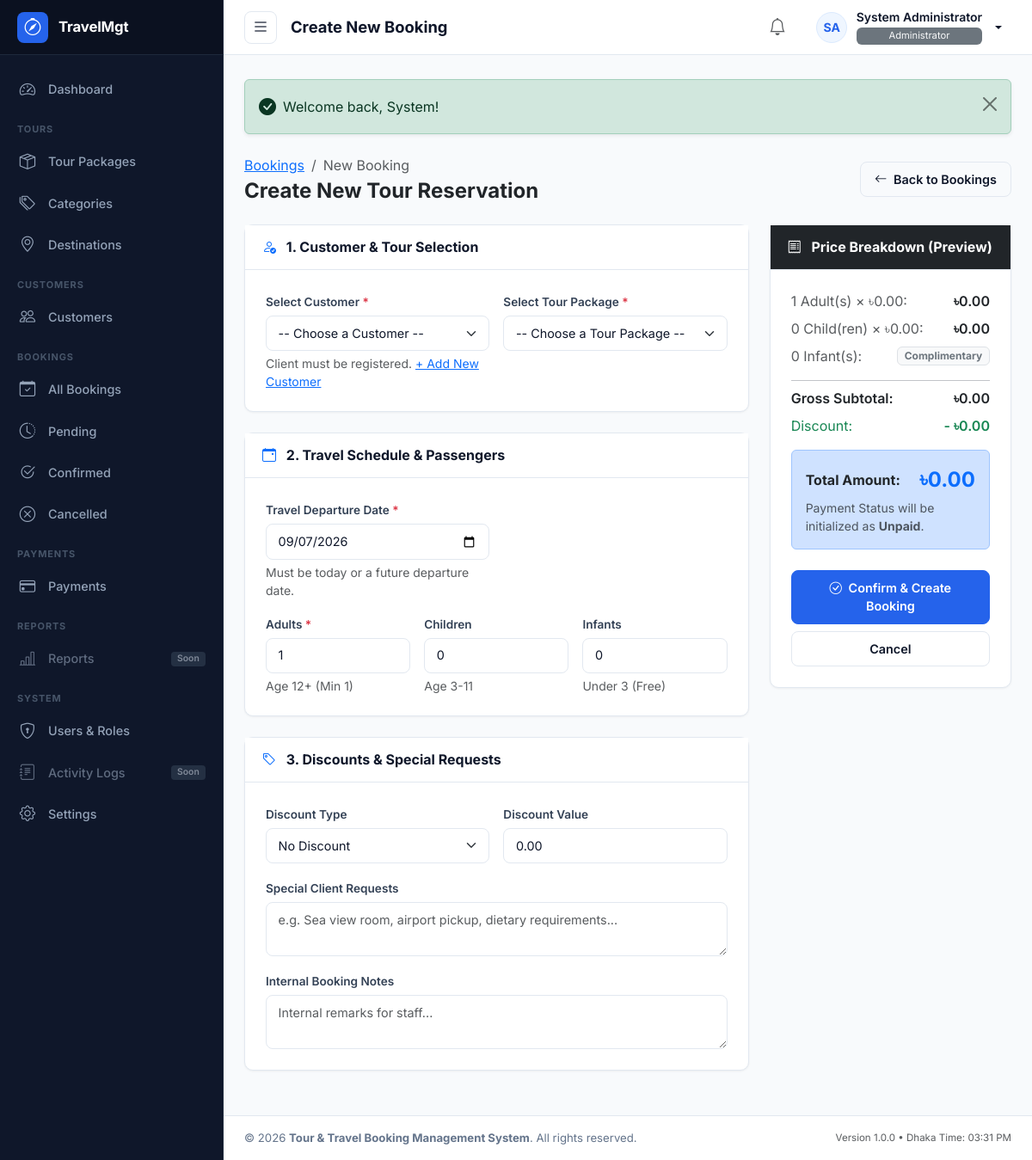
Screenshot of /modules/bookings/create.php (signed in) with the database file from the repository.
### tables this page shows
CREATE TABLE `users` (
  `id` INT UNSIGNED NOT NULL AUTO_INCREMENT,
  `role_id` INT UNSIGNED NOT NULL,
  `first_name` VARCHAR(50) NOT NULL,
  `last_name` VARCHAR(50) NOT NULL,
  `name` VARCHAR(100) NOT NULL,
  `email` VARCHAR(100) NOT NULL,
  `phone` VARCHAR(20) DEFAULT NULL,
  `password` VARCHAR(255) NOT NULL,
  `avatar` VARCHAR(255) DEFAULT NULL,
  `status` ENUM('active', 'inactive') NOT NULL DEFAULT 'active',
  `last_login` DATETIME DEFAULT NULL,
  `created_at` TIMESTAMP NOT NULL DEFAULT CURRENT_TIMESTAMP,
  `updated_at` TIMESTAMP NOT NULL DEFAULT CURRENT_TIMESTAMP ON UPDATE CURRENT_TIMESTAMP,
  `deleted_at` DATETIME DEFAULT NULL,
  PRIMARY KEY (`id`),
  UNIQUE KEY `uk_users_email` (`email`),
  KEY `idx_users_role_id` (`role_id`),
  KEY `idx_users_status` (`status`),
  KEY `idx_users_deleted_at` (`deleted_at`),
  CONSTRAINT `fk_users_role` FOREIGN KEY (`role_id`) REFERENCES `roles` (`id`) ON DELETE RESTRICT ON UPDATE CASCADE
);

CREATE TABLE `roles` (
  `id` INT UNSIGNED NOT NULL AUTO_INCREMENT,
  `name` VARCHAR(50) NOT NULL,
  `slug` VARCHAR(50) NOT NULL,
  `description` VARCHAR(255) DEFAULT NULL,
  `created_at` TIMESTAMP NOT NULL DEFAULT CURRENT_TIMESTAMP,
  `updated_at` TIMESTAMP NOT NULL DEFAULT CURRENT_TIMESTAMP ON UPDATE CURRENT_TIMESTAMP,
  PRIMARY KEY (`id`),
  UNIQUE KEY `uk_roles_slug` (`slug`)
);

### modules/bookings/create.php (the view, shortened to what the rows shown need)
<?php
$pageTitle = 'Create New Booking';
require_once __DIR__ . '/../../includes/admin_header.php';
?>
<main id="admin-main">
    <?php require_once __DIR__ . '/../../includes/admin_topbar.php'; ?>
    <div class="admin-content-body">
        <div class="d-flex flex-column flex-sm-row justify-content-between align-items-sm-center gap-3 mb-4">
            <div>
                <h2 class="fs-4 fw-bold text-dark mb-0">Create New Tour Reservation</h2>
            </div>
        </div>
    </div>
<?php require_once __DIR__ . '/../../includes/admin_footer.php'; ?>

### includes/admin_topbar.php (shortened to what the rows shown need)
<?php
$user = current_user();
$userName = $user['name'] ?? 'User';
$userRole = $user['role_name'] ?? 'Staff';
$userAvatarUrl = get_avatar_url($user['avatar'] ?? null);
$userInitials = get_user_initials($userName);
?>
<header id="admin-topbar">
    <div class="topbar-left">
        <h1 class="page-title"><?= isset($pageTitle) ? e($pageTitle) : 'Dashboard'; ?></h1>
    </div>
    <div class="topbar-right">
        <div class="dropdown">
            <button class="user-profile-btn dropdown-toggle" type="button" id="userMenuDropdown" data-bs-toggle="dropdown" aria-expanded="false">
                <?php if ($userAvatarUrl): ?>
                    <img src="<?= e($userAvatarUrl); ?>" alt="<?= e($userName); ?>" class="avatar-circle">
                <?php else: ?>
                    <span class="avatar-circle"><?= e($userInitials); ?></span>
                <?php endif; ?>
                <div class="user-meta-info">
                    <span class="user-meta-name"><?= e($userName); ?></span>
                    <span class="user-meta-role badge bg-secondary text-light fw-normal py-1 px-2 mt-1" style="font-size: 0.7rem;"><?= e($userRole); ?></span>
                </div>
            </button>
        </div>
    </div>
</header>

### rows the page displays
users: userInitials "SA", name "System Administrator", role.name "Administrator"

### other values shown
APP_SHORT_NAME "TravelMgt"
$pageTitle "Create New Booking"
APP_NAME "Tour & Travel Booking Management System"
APP_VERSION "1.0.0"
